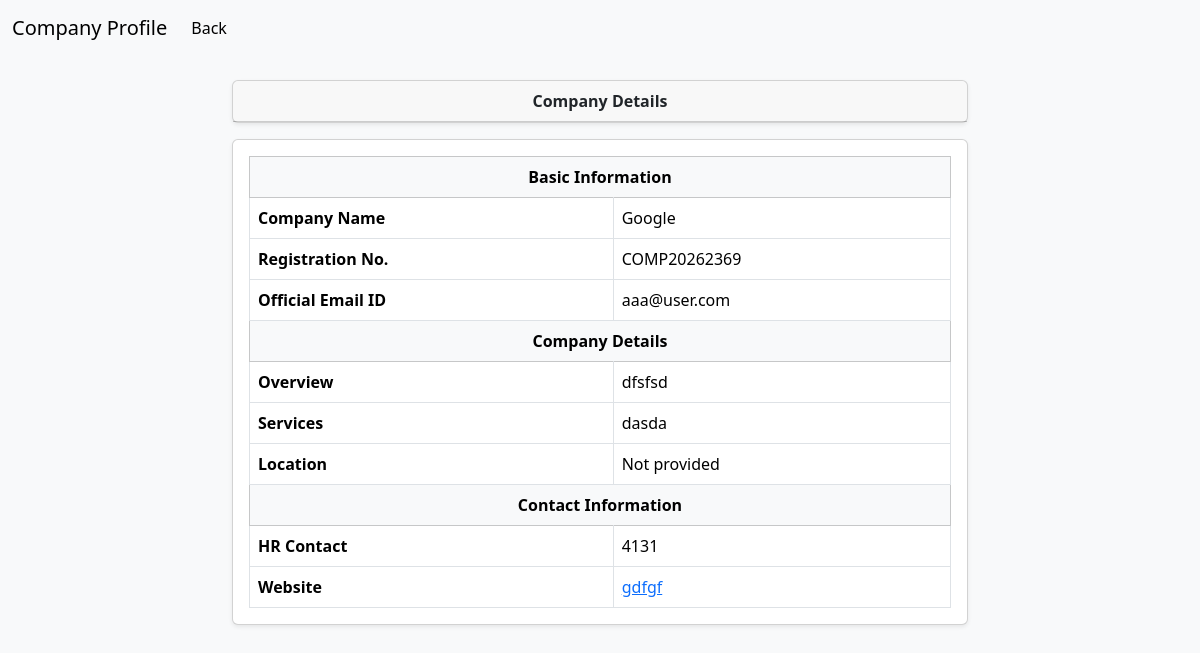
Page /company/profile/1 on the committed database.
### application/models.py (models this page shows)
class Company(db.Model):
    __tablename__ = "company"
    id = db.Column(db.Integer(), primary_key=True)
    user_id = db.Column(db.Integer(), db.ForeignKey('user.id'))
    company_name = db.Column(db.String(), nullable=False)
    registration_no = db.Column(db.String(), unique=True)
    overview = db.Column(db.String())
    location = db.Column(db.String())
    services = db.Column(db.String())
    hr_contact = db.Column(db.String())
    website = db.Column(db.String())
    status = db.Column(db.String(), default='pending')

class User(db.Model):
    __tablename__ = "user"
    id = db.Column(db.Integer(), primary_key=True)
    username = db.Column(db.String(), unique=True, nullable=False)
    email = db.Column(db.String(), unique=True, nullable=False)
    password = db.Column(db.String(), nullable=False)
    role = db.Column(db.String(), nullable=False)
    status = db.Column(db.String(), default="active")

### application/controllers.py (the view)
@app.route("/company/profile/<int:company_id>")
def view_company_profile(company_id):
    company = Company.query.get_or_404(company_id)
    user = User.query.get(company.user_id)
    return render_template(
        "view_company.html",
        company=company,
        user=user,
        role=session.get("role")
    )

### templates/view_company.html (shortened to what this page needs)
<!DOCTYPE html>
<html lang="en">
<head>
    <link rel="stylesheet" href="/static/style.css">
    <link href="https://cdn.jsdelivr.net/npm/bootstrap@5.3.8/dist/css/bootstrap.min.css" rel="stylesheet">
</head>
<body class="bg-light">
<nav class="navbar navbar-expand-lg bg-body-tertiary">
    <div class="container-fluid">
        <a class="navbar-brand">Company Profile</a>
        <ul class="navbar-nav me-auto">
            <li class="nav-item">
                <a class="nav-link active"
                    href="{% if role == 'admin' %}
                                /admin/dashboard
                            {% elif role == 'company' %}
                                /company/dashboard
                            {% else %}
                                /student/dashboard
                            {% endif %}">
                    Back
                    </a>
            </li>
        </ul>
    </div>
</nav>
<div class="container py-4">
    <div class="row justify-content-center">
        <div class="col-lg-8">
            <div class="card shadow-sm mb-3">
                <div class="card-header text-center fw-bold">
                    Company Details
                </div>
            </div>
            <div class="card shadow-sm p-3">
                <table class="table table-bordered align-middle mb-0">
                    <tr class="table-light">
                        <th colspan="2" class="text-center fw-bold">Basic Information</th>
                    </tr>
                    <tr>
                        <th>Company Name</th>
                        <td>{{ company.company_name }}</td>
                    </tr>
                    <tr>
                        <th>Registration No.</th>
                        <td>{{ company.registration_no }}</td>
                    </tr>
                    <tr>
                        <th>Official Email ID</th>
                        <td>{{ company.email or user.email }}</td>
                    </tr>
                    <tr class="table-light">
                        <th colspan="2" class="text-center fw-bold">Company Details</th>
                    </tr>
                    <tr>
                        <th>Overview</th>
                        <td>{{ company.overview or "Not provided" }}</td>
                    </tr>
                    <tr>
                        <th>Services</th>
                        <td>{{ company.services or "Not provided" }}</td>
                    </tr>
                    <tr>
                        <th>Location</th>
                        <td>{{ company.location or "Not provided" }}</td>
                    </tr>
                    <tr class="table-light">
                        <th colspan="2" class="text-center fw-bold">Contact Information</th>
                    </tr>
                    <tr>
                        <th>HR Contact</th>
                        <td>{{ company.hr_contact or "Not provided" }}</td>
                    </tr>
                    <tr>
                        <th>Website</th>
                        <td>
                            {% if company.website %}
                                <a href="{{ company.website }}" target="_blank">
                                    {{ company.website }}
                                </a>
                            {% else %}
                                Not provided
                            {% endif %}
                        </td>
                    </tr>
                </table>
            </div>
        </div>
    </div>
</div>
</body>
</html>

### static/style.css (style rules this page uses)
* { margin:0px; }

### rows in the picture
Company: company_name "Google", registration_no "COMP20262369", overview "dfsfsd", services "dasda", location "Not provided", hr_contact "4131", website "gdfgf"
User: email "aaa@user.com"
